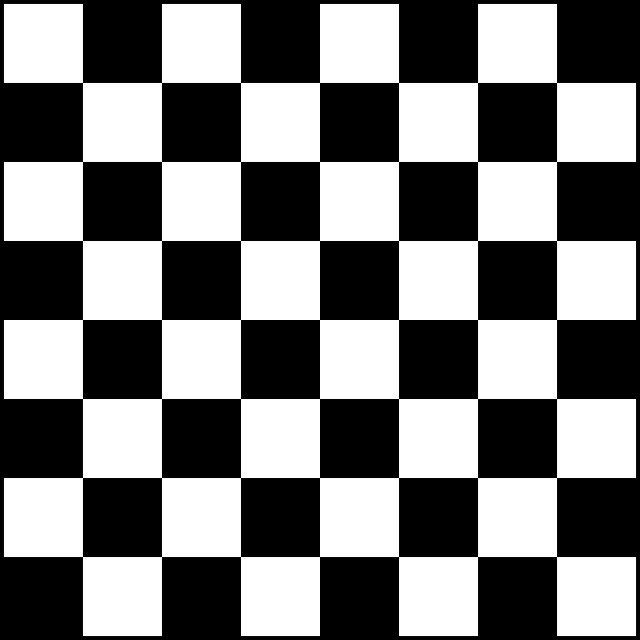
#> input picture Assignment3/board_1.jpg, 1280 x 1280 px (shown at 1/2 size)
$ jupyter execute --allow-errors CV_Assignment3_test.ipynb   (older library calls are emulated)
#> lines starting #> are read from the running program, lines starting #| are printed output that depends on the picture; after the words box and inside, x2 and y2 are one past the last pixel; in counts of white or black regions, pixels touching at a corner belong together
[cell 1]
import cv2

[cell 2]
board = cv2.imread("board_1.jpg");
#> board is the input picture: shape (1280, 1280, 3); min 0, max 255, mean 124.4

[cell 3]
board = cv2.resize(board, (700, 700))
#> board: shape (700, 700, 3)
# gau = cv2.GaussianBlur(board, (3,3), 0)
gray = cv2.cvtColor(board, cv2.COLOR_BGR2GRAY)
ret, thres = cv2.threshold(gray, 127, 255, cv2.THRESH_BINARY)
#> thres: shape (700, 700); 48.9% white; 1 white region, box (x1, y1, x2, y2) and area: (4, 4, 696, 696) 239428

cv2.imshow("Board", board)
cv2.imshow("Gray", gray)
cv2.imshow("Binary", thres)

cv2.waitKey(0)
cv2.destroyAllWindows()

[cell 4]
import numpy as np
import sys
np.set_printoptions(threshold=sys.maxsize)
thres

[cell 5]
laplacian = cv2.Laplacian(thres, cv2.CV_16S, ksize=9)
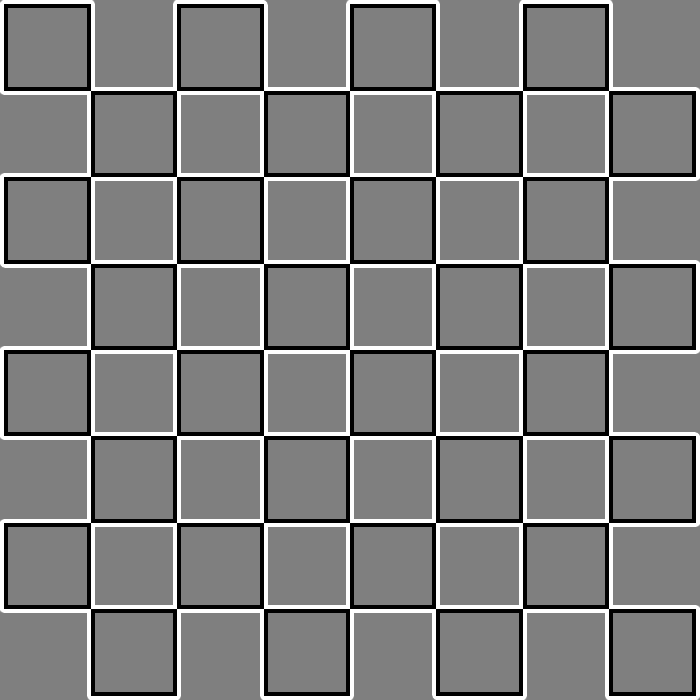
#> laplacian: shape (700, 700) int16; min -32768, max 32767, mean 55.3; drawn with min black and max white

cv2.imshow("Edgelap", laplacian)
cv2.waitKey(0)
cv2.destroyAllWindows()

[cell 6]
abs = cv2.convertScaleAbs(laplacian)
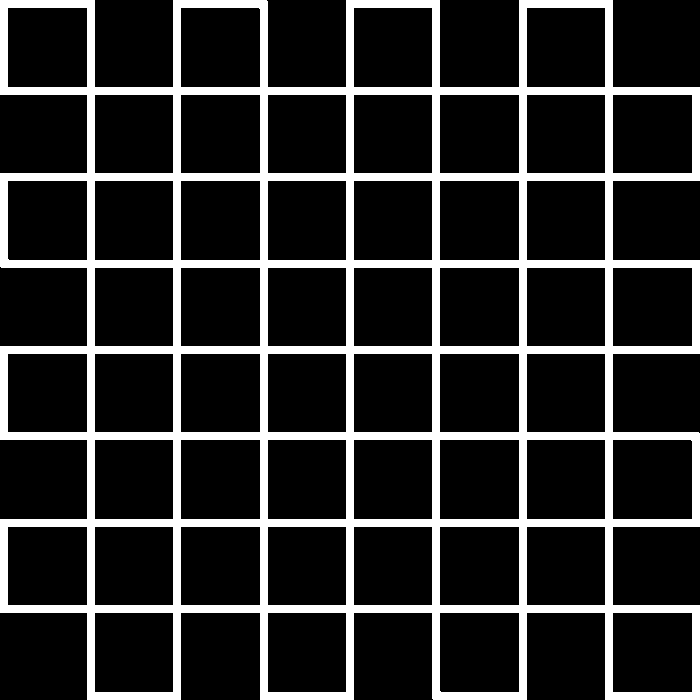
#> abs: shape (700, 700); 17.4% white; 1 white region, box (x1, y1, x2, y2) and area: (0, 0, 700, 700) 85440
abs

[cell 7]
font = cv2.FONT_HERSHEY_SIMPLEX
fontScale = 1
color = (255, 0, 0)
thickness = 1
# img1 = cv2.putText(laplacian, "origin", (100, 100), font, fontScale, color, thickness, cv2.LINE_AA)
l=0
r=0
img = board
for i in range(len(laplacian)):
    for j in range(len(laplacian[i])):
        if(i<699 and j<699):
            if((laplacian[i][j]==255 and laplacian[i][j-1]!=255 and laplacian[i-1][j]!=255 and laplacian[i+1][j]==255) or
               (laplacian[i][j]==255 and laplacian[i][j+1]!=255 and laplacian[i-1][j]!=255 and laplacian[i+1][j]==255) or
               (laplacian[i][j]==255 and laplacian[i-1][j]==255 and laplacian[i+1][j]==255 and
               laplacian[i][j-1]==255 and laplacian[i][j+1]==255 and laplacian[i-1][j+1]!=255) or
               (laplacian[i][j]==255 and laplacian[i-1][j]==255 and laplacian[i][j-1]==255 and laplacian[i+1][j]!=255 and
                laplacian[i][j+1]!=255 and laplacian[i-1][j+1]!=255) or
               (laplacian[i][j]==255 and laplacian[i][j-1]==255 and laplacian[i][j+1]!=255 and laplacian[i+1][j]==255 and
                laplacian[i-1][j]!=255 ) or
               (laplacian[i][j]==255 and laplacian[i-1][j]==255 and laplacian[i][j+1]!=255 and laplacian[i+1][j]!=255 and
                laplacian[i][j-1]==255 and laplacian[i-1][j+1]!=255)):
#                 l=l+1
#                 text = str(l)
#                 text = "("+str(l) + ", "+str(r)+")"
                img = cv2.putText(img, "1", (i, j), font, fontScale, color, thickness, cv2.LINE_AA)

                if(l<7):
                    l=l+1
                else:
                    l=0
                    r=r+1
#> after the loop, r = 0

[cell 8]
cv2.imshow("Edgelap", laplacian)
cv2.imshow("wrote", img)
cv2.waitKey(0)
cv2.destroyAllWindows()

# Binary Image traverse

[cell 9]
import cv2
board = cv2.imread("board_1.jpg");
board1 = board
# board = cv2.resize(board, (700, 700))
# gau = cv2.GaussianBlur(board, (3,3), 0)
gray = cv2.cvtColor(board, cv2.COLOR_BGR2GRAY)
#> gray: shape (1280, 1280)
ret, thres = cv2.threshold(gray, 127, 255, cv2.THRESH_BINARY)
#> thres: shape (1280, 1280); 48.8% white; 1 white region, box (x1, y1, x2, y2) and area: (8, 8, 1272, 1272) 798848

cv2.imshow("Board", board)
cv2.imshow("Gray", gray)
cv2.imshow("Binary", thres)

cv2.waitKey(0)
cv2.destroyAllWindows()

[cell 10]
import numpy as np
import sys
np.set_printoptions(threshold=sys.maxsize)
thres

[cell 11]
l=0
r=0
font = cv2.FONT_HERSHEY_COMPLEX_SMALL
fontScale = 1
color = (255, 0, 0)
thickness = 1
img1 = board1
for i in range(len(thres)-1):
    for j in range(len(thres[i])-1):
        if((thres[i][j]==0 and thres[i][j+1]==255 and thres[i+1][j]==255 and thres[i+1][j+1]==0) or
           (thres[i][j]==255 and thres[i][j+1]==0 and thres[i+1][j]==0 and thres[i+1][j+1]==255)):
            text = "("+str(l)+","+str(r)+")"
            img1 = cv2.putText(img1, text, (i, j), font, fontScale, color, thickness, cv2.LINE_AA)
            l=l+1
            r=r+1
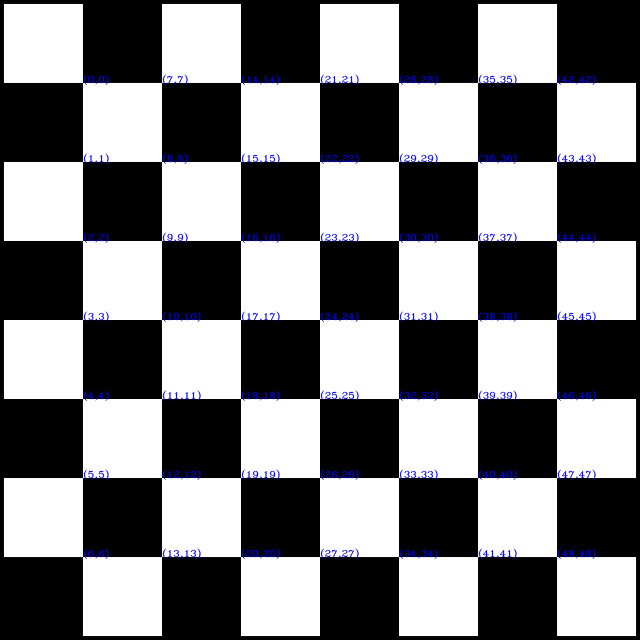
#> img1: shape (1280, 1280, 3) (shown at 1/2 size); 1.69% of pixels changed, all inside (x1, y1, x2, y2) = (167, 149, 1192, 1119)
#> after the loop, l = 49; r = 49

[cell 12]
img1 = cv2.resize(img1, (700, 700))
#> img1: shape (700, 700, 3)
cv2.imwrite("Binary_inner.png", img1)
cv2.imshow("wrote1", img1)
cv2.waitKey(0)
cv2.destroyAllWindows()

[cell 13]
l=0
r=0
font = cv2.FONT_HERSHEY_COMPLEX_SMALL
fontScale = 1
color = (255, 0, 0)
thickness = 1
img = board
height, width = board.shape[:2]
#> height = 1280; width = 1280
for i in range(height):
    for j in range(width):
        if((thres[i][j]==255 and thres[i][j-1]==0 and thres[i][j+1]==255 and thres[i+1][j]==255 and thres[i-1][j]==0) or
           (thres[i][j]==255 and thres[i][j-1]==255 and thres[i+1][j]==255 and thres[i-1][j]!=255 and thres[i][j+1]!=255) or
           (thres[i][j]==255 and thres[i][j+1]==0 and thres[i][j-1]==255 and thres[i-1][j]==255 and thres[i+1][j]==0 and thres[i+1][j+1]==0)):
            text = "("+str(l)+","+str(r)+")"
            img = cv2.putText(img, text, (i, j), font, fontScale, color, thickness, cv2.LINE_AA)
            l=l+1
            r=r+1
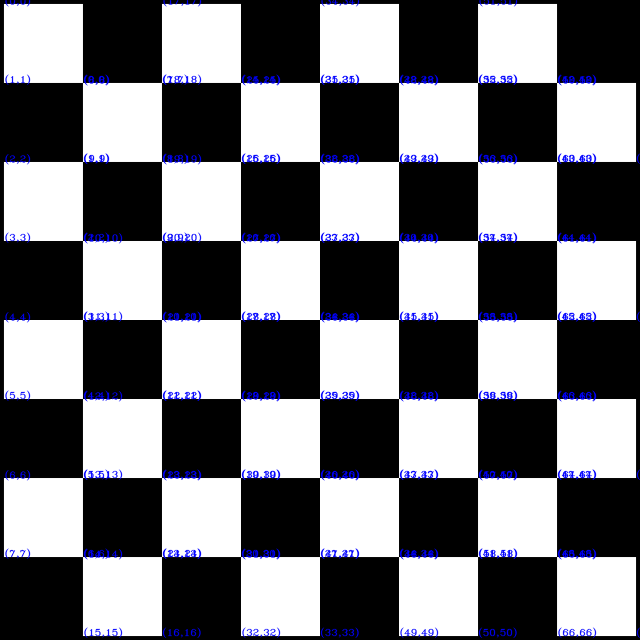
#> img: shape (1280, 1280, 3) (shown at 1/2 size); 2.34% of pixels changed, all inside (x1, y1, x2, y2) = (10, 0, 1280, 1277)
#> after the loop, l = 71; r = 71

[cell 14]
# cv2.imshow("Edgelap", laplacian)
img = cv2.resize(img, (700, 700))
#> img: shape (700, 700, 3)
cv2.imwrite("Binary_outer.png", img)
cv2.imshow("wrote", img)
cv2.waitKey(0)
cv2.destroyAllWindows()

#> (a cell that did not finish here is left out)

#> (a cell that did not finish here is left out)

# Dialation

[cell 17]
import cv2
board = cv2.imread("board_1.jpg")
board = cv2.resize(board, (800, 800))
#> board: shape (800, 800, 3)
# gau = cv2.GaussianBlur(board, (3,3), 0)
gray = cv2.cvtColor(board, cv2.COLOR_BGR2GRAY)
#> gray: shape (800, 800)
ret, thres = cv2.threshold(gray, 40, 255, cv2.THRESH_BINARY)
#> thres: shape (800, 800); 49.2% white; 1 white region, box (x1, y1, x2, y2) and area: (5, 5, 795, 795) 315197

cv2.imshow("Board", board)
cv2.imshow("Gray", gray)
cv2.imshow("Binary", thres)

cv2.waitKey(0)
cv2.destroyAllWindows()

[cell 18]
sobelx = cv2.Sobel(thres, cv2.CV_64F, 1, 0, ksize=5)
sobely = cv2.Sobel(thres, cv2.CV_64F, 0, 1, ksize=5)
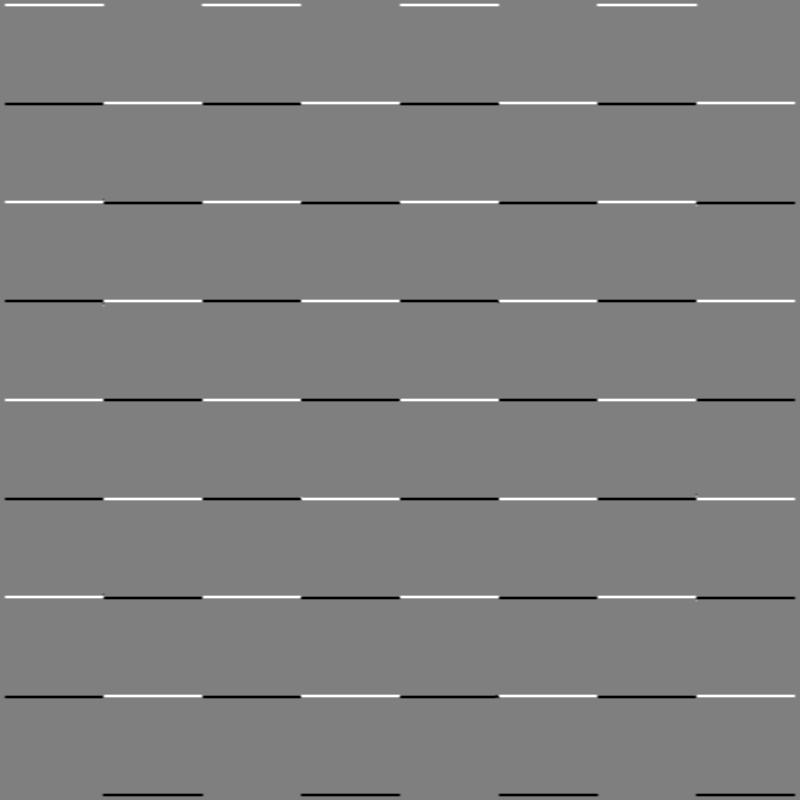
#> sobely: shape (800, 800) float64; min -12240, max 12240, mean 0; drawn with min black and max white

cv2.imshow("Sobelx", sobelx)
cv2.imshow("Sobely", sobely)
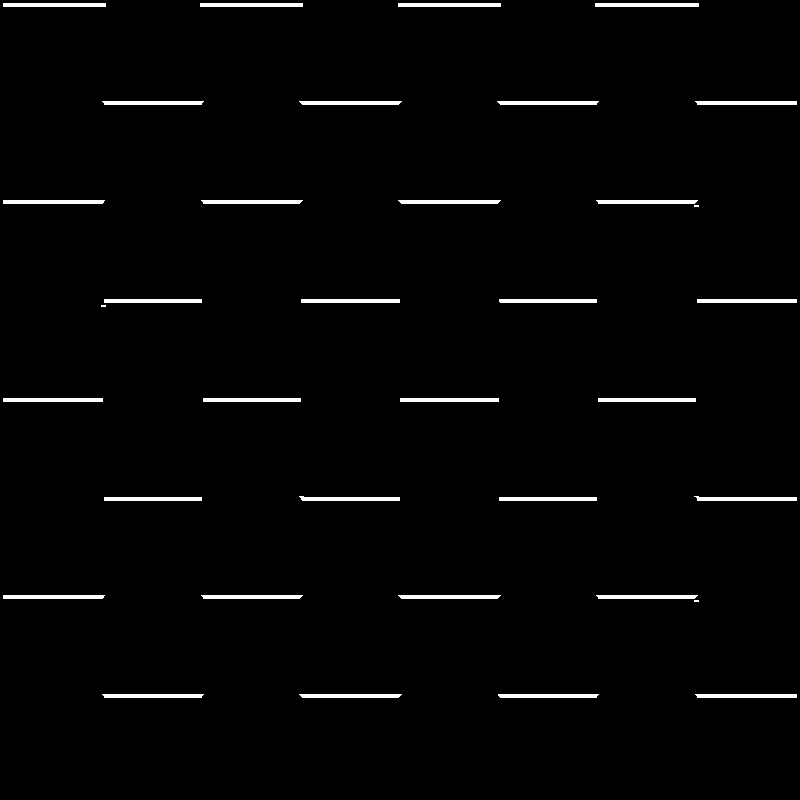
#> window 'Sobely': shape (800, 800); 2% white; 35 white regions (3 under 20 px), largest, box (x1, y1, x2, y2) and area: (595, 3, 699, 7) 416, (3, 3, 106, 7) 412, (200, 3, 303, 7) 412

cv2.waitKey(0)
cv2.destroyAllWindows()

[cell 19]
h, w = board.shape[:2]
#> h = 800; w = 800
h, w
#> Out = (800, 800)

[cell 20]
h, w = board.shape[:2]

l=0
r=0
part = board.shape[1]/8
#> part = 100
font = cv2.FONT_HERSHEY_COMPLEX_SMALL
fontScale = 1
color = (255, 0, 0)
thickness = 1
# img = board
for i in range(h):
    for j in range(w):
        if(sobelx[i,j]!=0 and sobely[i,j]!=0):
            b=str(int(i/part))
            c=str(int(j/part))
#             a="("+str(l)+","+str(r)+")"
            a="("+b+","+c+")"
            cv2.putText(board, a, (int(i+part), int(j+part)), font, fontScale, color, thickness, cv2.LINE_AA)
            l=l+1
            r=r+1
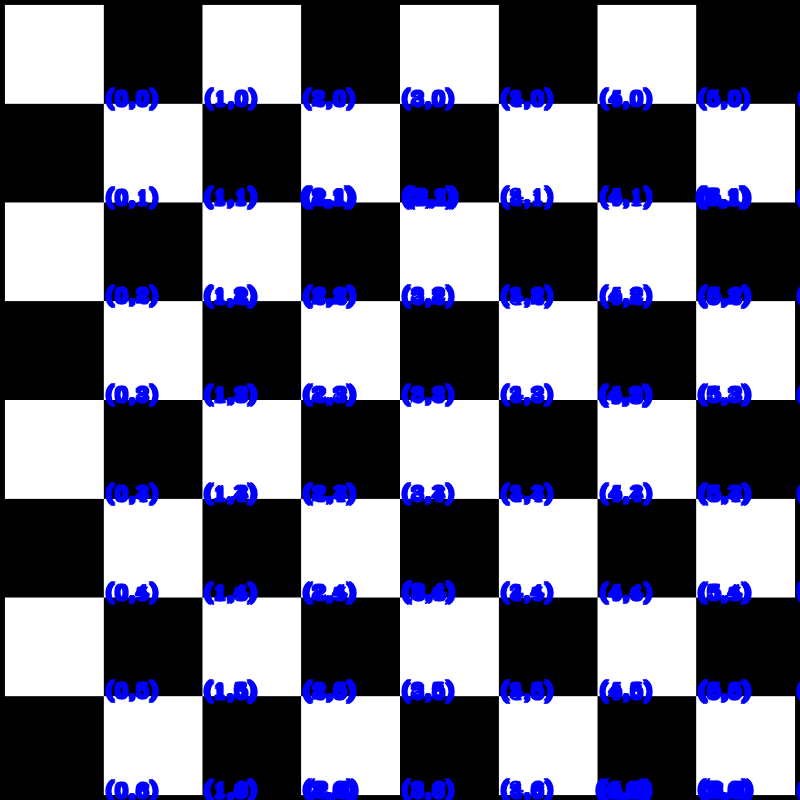
#> board: shape (800, 800, 3); mean B, G, R 133.9, 115.6, 115.6
#> after the loop, l = 1452; r = 1452

[cell 21]
board = cv2.resize(board, (700, 700))
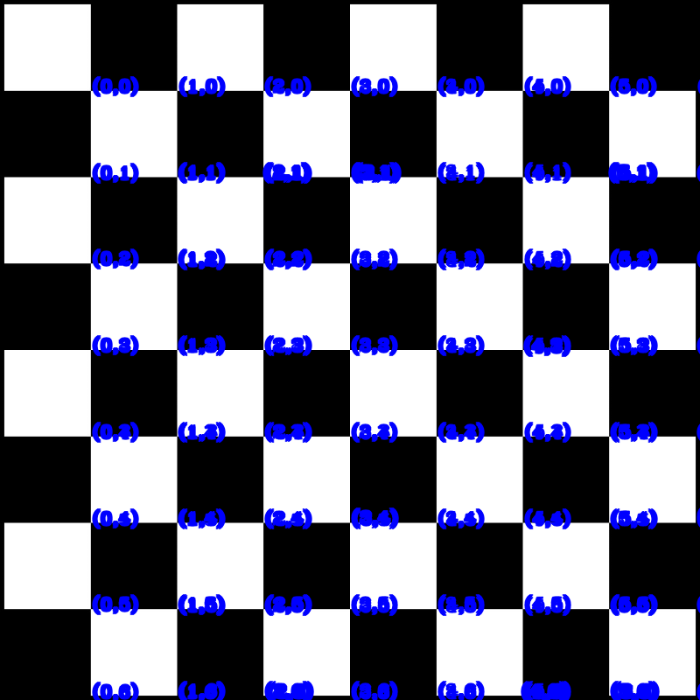
#> board: shape (700, 700, 3); mean B, G, R 133.9, 115.6, 115.6
cv2.imshow("coord", board)
cv2.waitKey(0)
cv2.destroyAllWindows()

[cell 22]
import numpy as np
import sys
np.set_printoptions(threshold=sys.maxsize)
sobelx = cv2.convertScaleAbs(sobelx)
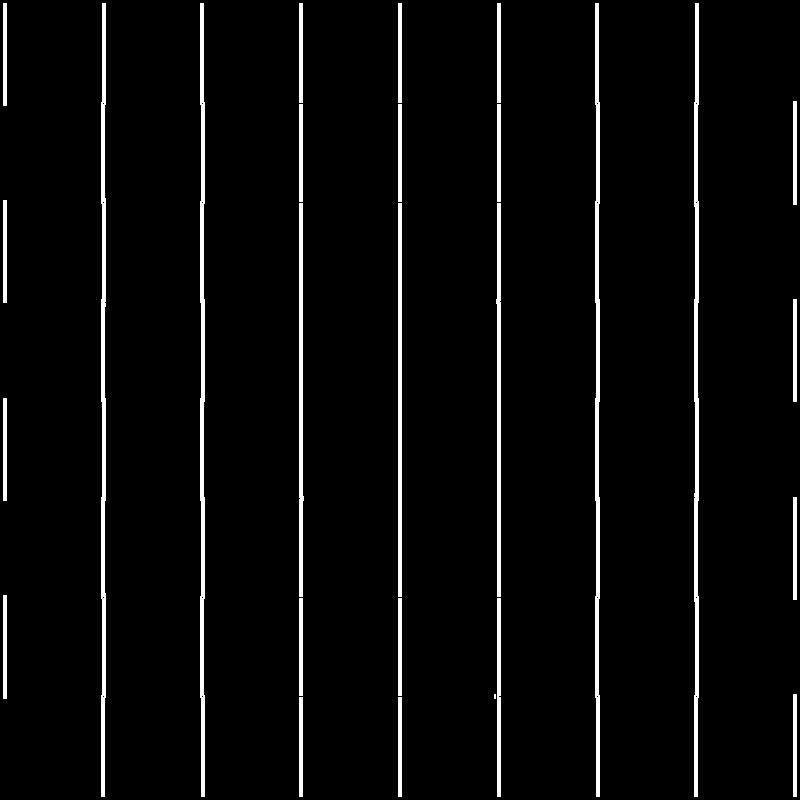
#> sobelx: shape (800, 800); 4% white; 27 white regions (1 under 20 px), largest, box (x1, y1, x2, y2) and area: (101, 3, 106, 797) 3205, (694, 3, 699, 797) 3205, (200, 3, 205, 797) 3196
sobelx
